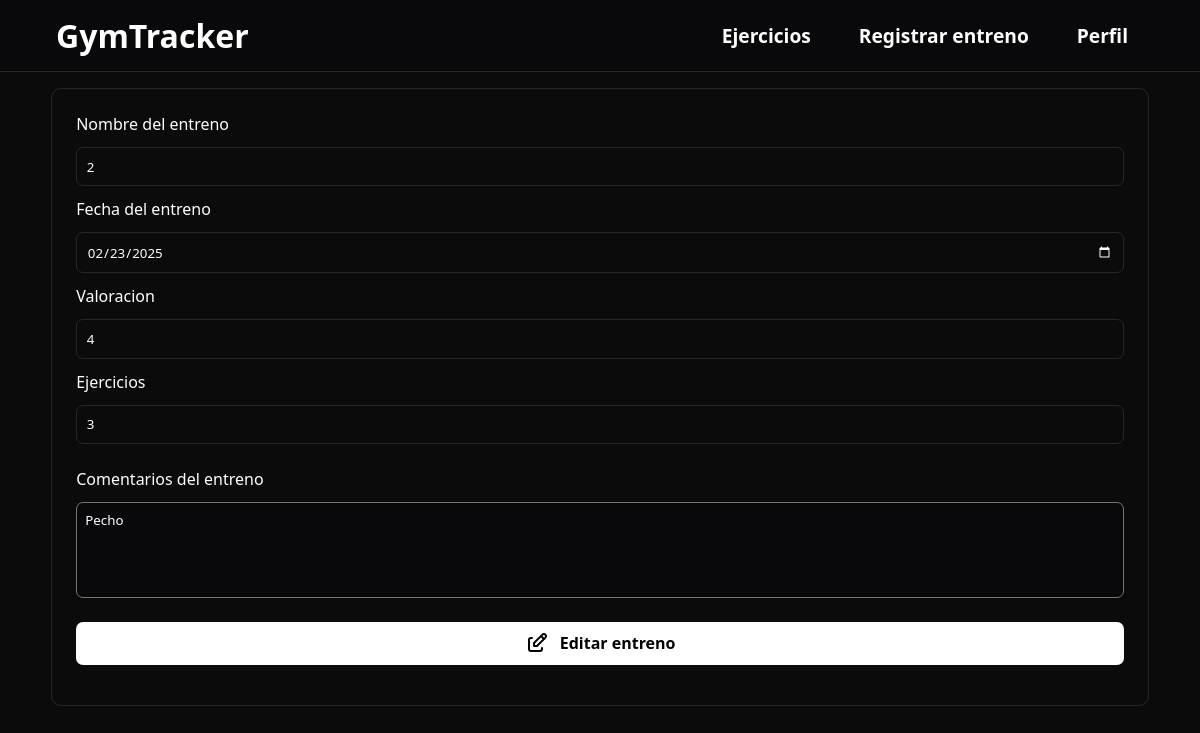
Before: /registrarEntreno/6/editar (signed in) with the older database file.
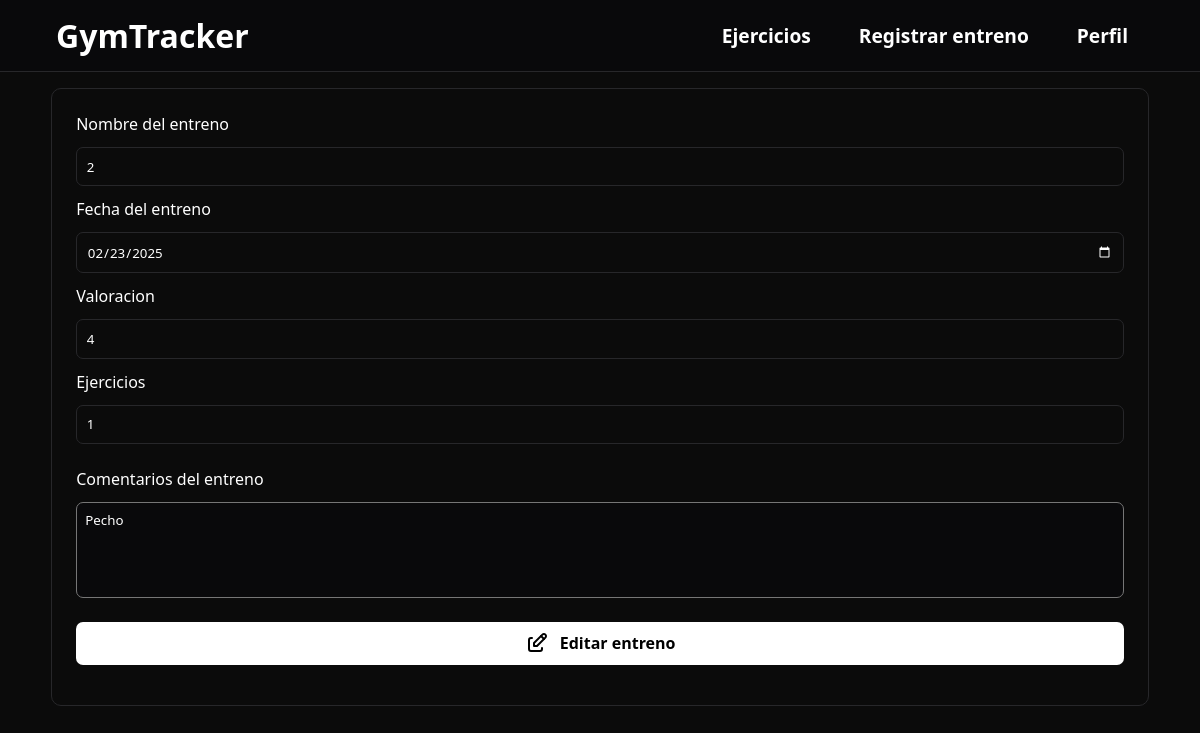
After: the same page with the newer database file.
### gymApp/models.py (models this page shows, shortened)
class Entreno(models.Model):
    usuario = models.ForeignKey(User, on_delete=models.CASCADE)
    nombre = models.CharField(max_length=100)
    fecha = models.DateField()
    valoracion = models.IntegerField()
    numero_ejercicios = models.IntegerField()
    comentarios = models.CharField(max_length=300, null=True)
    class Meta:
        verbose_name = 'Entreno'
        verbose_name_plural = 'Entrenos'

### gymApp/views.py (the view)
# urls.py: path('registrarEntreno/<int:pk>/editar', EditarEntreno.as_view(), name='editarEntreno'),
class EditarEntreno(LoginRequiredMixin, UpdateView):
    model = Entreno
    template_name = 'gymApp/editarEntreno.html'
    form_class = RegistrarEntrenamiento
    success_url = reverse_lazy('registrarEntreno')

### gymApp/forms.py
class RegistrarEntrenamiento(forms.ModelForm):
    class Meta:
        model = Entreno
        fields = ['nombre', 'fecha', 'valoracion', 'numero_ejercicios', 'comentarios']
        widgets = {
            'nombre': forms.TextInput(attrs={
                'placeholder': 'Nombre del entreno'
            }),
            'fecha': forms.DateInput(attrs={
                'type': 'date'
            }),
            'valoracion': forms.NumberInput(attrs={
                'min': 1,
                'max': 5,
                'placeholder': 'Valoración del 1 al 5'
            }),
            'comentarios': forms.Textarea(attrs={
                'placeholder': 'Añade tus comentarios',
                'style': 'resize:none;'
            }),
        }

### gymApp/templates/gymApp/editarEntreno.html (shortened to what this page needs)
{% extends 'gymApp/base.html' %}
{% block header %}
<header class="header-noprincipal">
    <a href="{% url 'principal' %}">
        <h1>GymTracker</h1>
    </a>
    <div class="lista-enlaces">
        <a href="{% url 'anadirEjercicio' %}">Ejercicios</a>
        <a href="{% url 'registrarEntreno' %}">Registrar entreno</a>
        {% if user.is_authenticated %}
        <a class="open_submenu">Perfil</a>
        {% else %}
        <a href="{% url 'login' %}">Iniciar sesión</a>
        <a href="{% url 'registroUsuario' %}">Registrate</a>
        {% endif %}
    </div>
</header>
{% endblock %}
{% block contenido %}
<main id="main-entreno">
    <article class="card-login">
        <form action="" method="post" id="form-entreno">
            <label>Nombre del entreno</label>
            {{ form.nombre }}
            <label>Fecha del entreno</label>
            {{ form.fecha }}
            <label>Valoracion</label>
            {{ form.valoracion }}
            <label>Ejercicios</label>
            {{ form.numero_ejercicios }}
            <div id="div-comentarios">
                <label id="label-comentario">Comentarios del entreno</label>
                {{ form.comentarios }}
            </div>
            <button type="submit" class="boton-agregar">
                Editar entreno
            </button>
        </form>
    </article>
</main>
{% endblock %}

Changed rows visible on the page:
changed Entreno "Pecho": numero_ejercicios "3" → "1"
